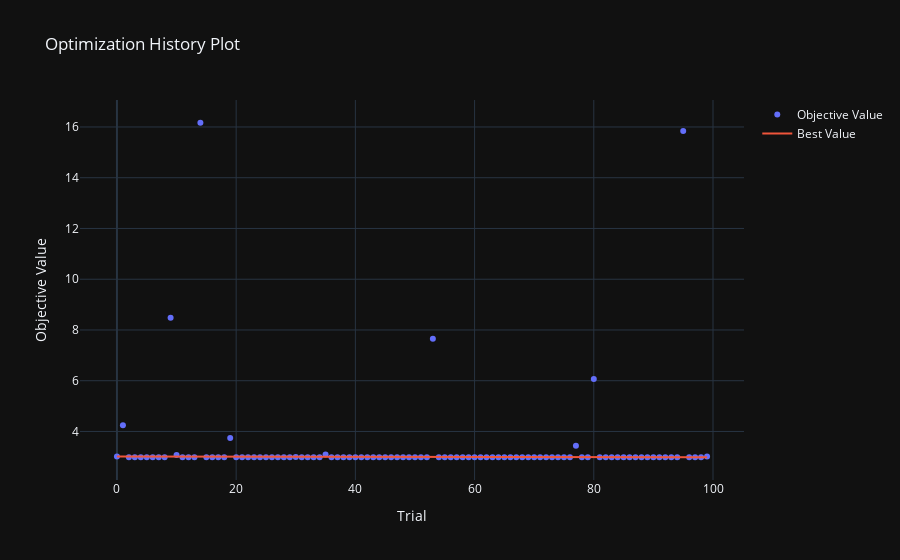

Notebook code for this chart:
### Code cell
fig = plot_optimization_history(study_stack)
fig.show()
